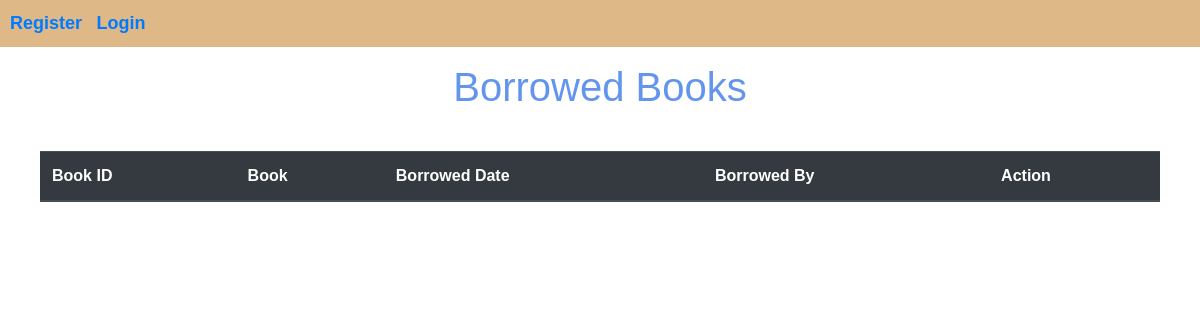
Page /books/Borrowed on the earlier database version.
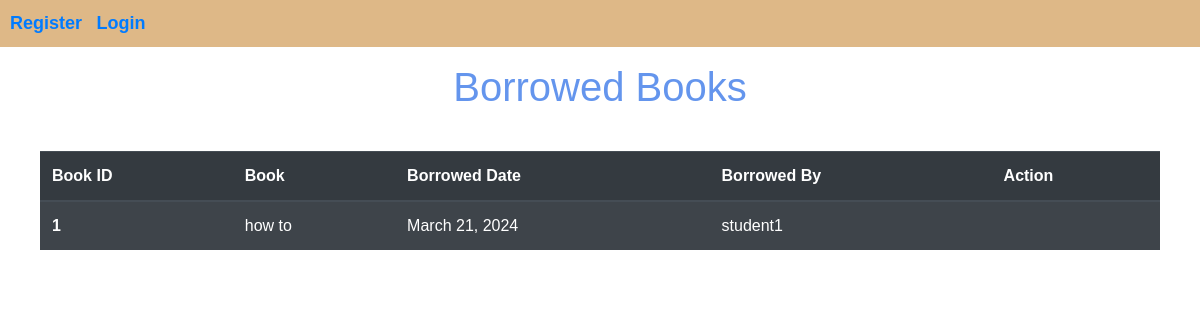
Same page on the later database version.
### borrowingmanagement/models.py (models this page shows)
class BorrowedBook(models.Model):
    user = models.ForeignKey(User, on_delete=models.CASCADE)
    book = models.ForeignKey(Book, on_delete=models.CASCADE)
    borrow_date = models.DateField(auto_now_add=True)
    return_date = models.DateField(null=True, blank=True)
    def __str__(self):
        return f"{self.user.username} borrowed {self.book.title}"

### bookmanagement/models.py (models this page shows, shortened)
class Book(models.Model):
    title = models.CharField(max_length=100)
    author = models.CharField(max_length=100)
    genre = models.CharField(max_length=50)
    book_file=models.FileField(upload_to='books_pdfs', default= "")
    book_cover=models.ImageField(upload_to='library_manage/books_image', default = "")
    ratings=models.DecimalField(max_digits=3, decimal_places=1, default = 2)
    status_choices = [
        ('available', 'Available'),
        ('borrowed', 'Borrowed'),
    ]
    status = models.CharField(max_length=20, choices=status_choices, default='available')
    def __str__(self):
        return self.title

### account/models.py (models this page shows)
class User(AbstractUser):
    is_admin=models.BooleanField('Is admin', default=False)
    is_student=models.BooleanField('Is student', default=False)
    is_super_admin=models.BooleanField('Is super admin', default=False)
    email=models.EmailField(unique=True)
    username=models.CharField(max_length=150, unique=True)
    books_borrowed=models.PositiveIntegerField(null=True, default = 0)
    is_banned=models.BooleanField(default=False, null=True)
    EMAIL_FIELD = 'email'
    USERNAME_FIELD = 'username'
    REQUIRED_FIELDS = ['email']

### bookmanagement/views.py (the view)
# urls.py: path('Borrowed',borrowed, name='borrowed'),
def borrowed(request):
    books=BorrowedBook.objects.all()
    print(books)
    return render(request, 'bookmanagement/borrowedbook.html', {'books':books})

### bookmanagement/templates/bookmanagement/borrowedbook.html (shortened to what this page needs)
<!doctype html>
<html lang="en">
<head>
  <link rel="stylesheet" href="https://cdn.jsdelivr.net/npm/bootstrap@4.4.1/dist/css/bootstrap.min.css"
>
</head>
<body>
  <header>
    <nav>
      <ul>
        {% if user.is_authenticated %}
        <li><a href="{% url 'home' %}" style="text-decoration: none; font-weight: bold; font-size: 18px;">Home</a></li>
        <li><a href="booklist" style="text-decoration: none; font-weight: bold; font-size: 18px;">Book Management</a></li>
        <li><a href="AddBook" style="text-decoration: none; font-weight: bold; font-size: 18px;">Add Books</a></li>
        <li><a href="#" style="text-decoration: none; font-weight: bold; font-size: 18px;">Borrowed Books</a></li>
      </ul>
      <ul>
        <li><a href="#" style="text-decoration: none; font-weight: bold; font-size: 18px;">Admin Profile</a></li>
        <li><a href="{% url 'logout' %}" style="text-decoration: none; font-weight: bold; font-size: 18px;">Logout</a></li>
      </ul>
      {% else %}
      <ul>
        <li><a href="register" style="text-decoration: none; font-weight: bold; font-size: 18px;">Register</a></li>
        <li><a href="login" style="text-decoration: none; font-weight: bold; font-size: 18px;">Login</a></li>
      </ul>
      {% endif %}
    </nav>
  </header>
  <h1 class="mt-3" style="color: cornflowerblue; margin-bottom: 1rem; text-align: center;">Borrowed Books</h1>
  <div class="table-container">
    <table class="table table-striped table-dark">
        <table class="table table-striped table-dark">
            <thead>
              <tr>
                <th scope="col">Book ID</th>
                <th scope="col">Book</th>
                <th scope="col">Borrowed Date</th>
                <th scope="col">Borrowed By</th>
                <th scope="col">Action</th>
              </tr>
            </thead>
            <tbody>
              {% for i in books %}
                <tr>
                  <th scope="row">{{ forloop.counter }}</th>
                  <td>{{ i.book }}</td>
                  <td>{{ i.borrow_date }}</td>
                  <td>{{ i.user }}</td>
                  <td>
                  </td>
                </tr>
              {% endfor %}
            </tbody>
          </table>
    </table>
  </div>

Differences in the rows shown:
added BorrowedBook: book "how to", borrow_date "March 21, 2024", user "student1"
